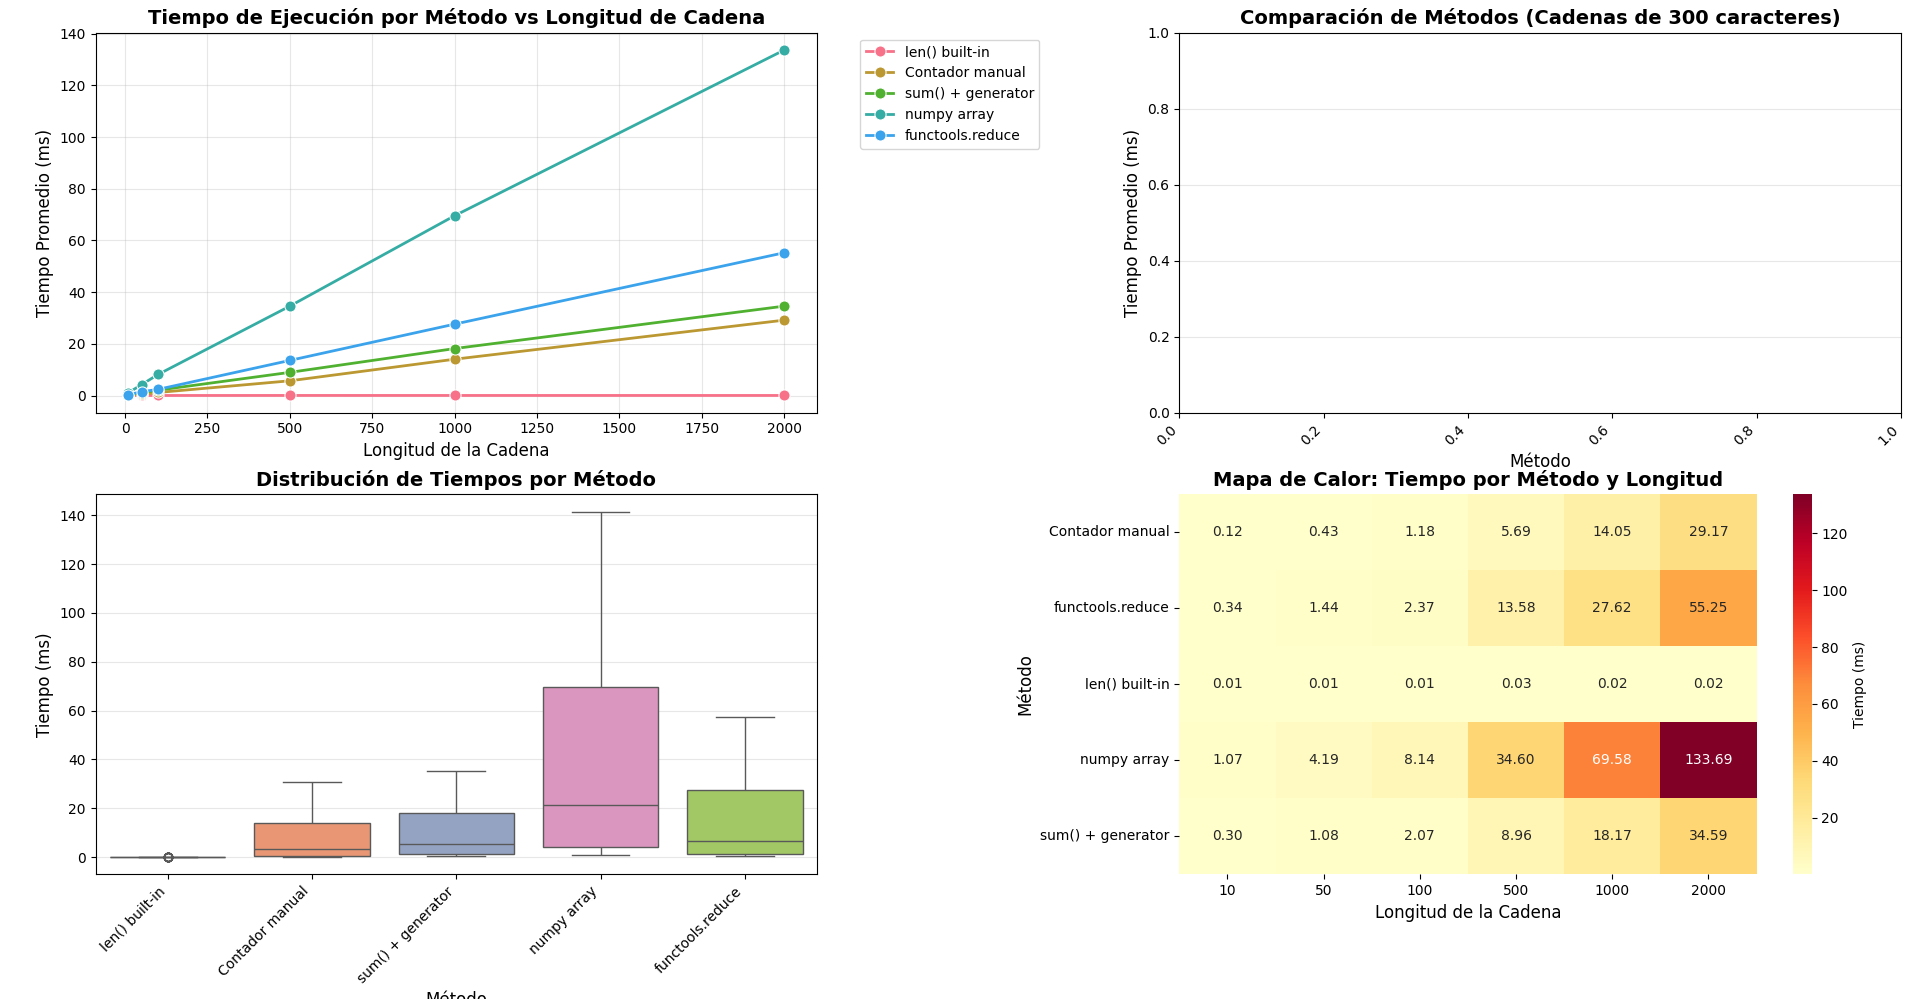

Here is the Python script that generated this plot:
import time
import timeit
import numpy as np
import pandas as pd
import seaborn as sns
import matplotlib.pyplot as plt
from collections import defaultdict
import string
import random

# Configurar estilo para los gráficos
plt.style.use('default')
sns.set_palette("husl")

def generar_cadenas_aleatorias(longitudes, num_cadenas=1000):
    """
    Genera cadenas aleatorias de diferentes longitudes
    
    Args:
        longitudes: Lista de longitudes de cadenas a generar
        num_cadenas: Número de cadenas por longitud
    
    Returns:
        Dict con cadenas organizadas por longitud
    """
    cadenas_por_longitud = {}
    caracteres = string.ascii_letters + string.digits + " "
    
    for longitud in longitudes:
        cadenas = []
        for _ in range(num_cadenas):
            cadena = ''.join(random.choice(caracteres) for _ in range(longitud))
            cadenas.append(cadena)
        cadenas_por_longitud[longitud] = cadenas
    
    return cadenas_por_longitud

# Diferentes métodos para calcular la longitud de cadenas
def metodo_len_builtin(cadenas):
    """Método usando len() built-in"""
    return [len(cadena) for cadena in cadenas]

def metodo_contador_manual(cadenas):
    """Método contando caracteres manualmente"""
    resultados = []
    for cadena in cadenas:
        contador = 0
        for _ in cadena:
            contador += 1
        resultados.append(contador)
    return resultados

def metodo_sum_generator(cadenas):
    """Método usando sum() con generator expression"""
    return [sum(1 for _ in cadena) for cadena in cadenas]

def metodo_numpy(cadenas):
    """Método usando numpy (convertir a array y usar size)"""
    return [len(np.array(list(cadena))) for cadena in cadenas]

def metodo_reduce(cadenas):
    """Método usando functools.reduce"""
    from functools import reduce
    return [reduce(lambda x, y: x + 1, cadena, 0) for cadena in cadenas]

def medir_tiempo_ejecucion(metodos, cadenas_por_longitud, repeticiones=5):
    """
    Mide el tiempo de ejecución de diferentes métodos
    
    Args:
        metodos: Dict con nombre y función de cada método
        cadenas_por_longitud: Dict con cadenas organizadas por longitud
        repeticiones: Número de repeticiones para cada medición
    
    Returns:
        DataFrame con los resultados
    """
    resultados = []
    
    for longitud, cadenas in cadenas_por_longitud.items():
        print(f"Midiendo tiempos para cadenas de longitud {longitud}...")
        
        for nombre_metodo, funcion_metodo in metodos.items():
            tiempos = []
            
            for _ in range(repeticiones):
                # Usar timeit para medición más precisa
                tiempo = timeit.timeit(
                    lambda: funcion_metodo(cadenas), 
                    number=1
                )
                tiempos.append(tiempo)
            
            tiempo_promedio = np.mean(tiempos)
            tiempo_std = np.std(tiempos)
            
            resultados.append({
                'Longitud_Cadena': longitud,
                'Metodo': nombre_metodo,
                'Tiempo_Promedio_ms': tiempo_promedio * 1000,  # Convertir a ms
                'Tiempo_Std_ms': tiempo_std * 1000,
                'Tiempo_Min_ms': np.min(tiempos) * 1000,
                'Tiempo_Max_ms': np.max(tiempos) * 1000
            })
    
    return pd.DataFrame(resultados)

def crear_graficos(df_resultados):
    """
    Crea gráficos de comparación usando seaborn
    """
    # Configurar el tamaño de la figura
    plt.figure(figsize=(15, 12))
    
    # Gráfico 1: Tiempo promedio por método y longitud
    plt.subplot(2, 2, 1)
    sns.lineplot(data=df_resultados, x='Longitud_Cadena', y='Tiempo_Promedio_ms', 
                hue='Metodo', marker='o', linewidth=2, markersize=8)
    plt.title('Tiempo de Ejecución por Método vs Longitud de Cadena', fontsize=14, fontweight='bold')
    plt.xlabel('Longitud de la Cadena', fontsize=12)
    plt.ylabel('Tiempo Promedio (ms)', fontsize=12)
    plt.legend(bbox_to_anchor=(1.05, 1), loc='upper left')
    plt.grid(True, alpha=0.3)
    
    # Gráfico 2: Comparación con barras para una longitud específica
    plt.subplot(2, 2, 2)
    longitud_media = df_resultados['Longitud_Cadena'].median()
    df_subset = df_resultados[df_resultados['Longitud_Cadena'] == longitud_media]
    
    sns.barplot(data=df_subset, x='Metodo', y='Tiempo_Promedio_ms', 
               palette='viridis', errorbar=('sd'))
    plt.title(f'Comparación de Métodos (Cadenas de {int(longitud_media)} caracteres)', 
              fontsize=14, fontweight='bold')
    plt.xlabel('Método', fontsize=12)
    plt.ylabel('Tiempo Promedio (ms)', fontsize=12)
    plt.xticks(rotation=45, ha='right')
    plt.grid(True, alpha=0.3, axis='y')
    
    # Gráfico 3: Boxplot para mostrar variabilidad
    plt.subplot(2, 2, 3)
    # Crear datos expandidos para boxplot
    datos_expandidos = []
    for _, row in df_resultados.iterrows():
        # Simular distribución normal basada en promedio y std
        valores = np.random.normal(row['Tiempo_Promedio_ms'], row['Tiempo_Std_ms'], 100)
        for valor in valores:
            datos_expandidos.append({
                'Metodo': row['Metodo'],
                'Tiempo_ms': max(0, valor)  # Evitar valores negativos
            })
    
    df_expandido = pd.DataFrame(datos_expandidos)
    sns.boxplot(data=df_expandido, x='Metodo', y='Tiempo_ms', palette='Set2')
    plt.title('Distribución de Tiempos por Método', fontsize=14, fontweight='bold')
    plt.xlabel('Método', fontsize=12)
    plt.ylabel('Tiempo (ms)', fontsize=12)
    plt.xticks(rotation=45, ha='right')
    plt.grid(True, alpha=0.3, axis='y')
    
    # Gráfico 4: Heatmap de rendimiento
    plt.subplot(2, 2, 4)
    df_pivot = df_resultados.pivot(index='Metodo', columns='Longitud_Cadena', 
                                  values='Tiempo_Promedio_ms')
    sns.heatmap(df_pivot, annot=True, cmap='YlOrRd', fmt='.2f', cbar_kws={'label': 'Tiempo (ms)'})
    plt.title('Mapa de Calor: Tiempo por Método y Longitud', fontsize=14, fontweight='bold')
    plt.xlabel('Longitud de la Cadena', fontsize=12)
    plt.ylabel('Método', fontsize=12)
    
    plt.tight_layout()
    plt.show()
    
    # Gráfico adicional: Escalabilidad
    plt.figure(figsize=(12, 6))
    
    plt.subplot(1, 2, 1)
    sns.scatterplot(data=df_resultados, x='Longitud_Cadena', y='Tiempo_Promedio_ms', 
                   hue='Metodo', s=100, alpha=0.7)
    plt.title('Escalabilidad de los Métodos', fontsize=14, fontweight='bold')
    plt.xlabel('Longitud de la Cadena', fontsize=12)
    plt.ylabel('Tiempo Promedio (ms)', fontsize=12)
    plt.legend(bbox_to_anchor=(1.05, 1), loc='upper left')
    plt.grid(True, alpha=0.3)
    
    # Eficiencia relativa (comparado con len())
    plt.subplot(1, 2, 2)
    df_len = df_resultados[df_resultados['Metodo'] == 'len() built-in']
    df_ratio = df_resultados.copy()
    
    for longitud in df_resultados['Longitud_Cadena'].unique():
        tiempo_len = df_len[df_len['Longitud_Cadena'] == longitud]['Tiempo_Promedio_ms'].iloc[0]
        mask = df_ratio['Longitud_Cadena'] == longitud
        df_ratio.loc[mask, 'Ratio_vs_len'] = df_ratio.loc[mask, 'Tiempo_Promedio_ms'] / tiempo_len
    
    sns.lineplot(data=df_ratio, x='Longitud_Cadena', y='Ratio_vs_len', 
                hue='Metodo', marker='o', linewidth=2)
    plt.axhline(y=1, color='red', linestyle='--', alpha=0.7, label='Referencia len()')
    plt.title('Eficiencia Relativa vs len()', fontsize=14, fontweight='bold')
    plt.xlabel('Longitud de la Cadena', fontsize=12)
    plt.ylabel('Ratio de Tiempo (vs len())', fontsize=12)
    plt.legend(bbox_to_anchor=(1.05, 1), loc='upper left')
    plt.grid(True, alpha=0.3)
    
    plt.tight_layout()
    plt.show()

def main():
    """Función principal que ejecuta toda la comparación"""
    print("🔍 Iniciando comparación de métodos para calcular longitud de cadenas...")
    
    # Definir los métodos a comparar
    metodos = {
        'len() built-in': metodo_len_builtin,
        'Contador manual': metodo_contador_manual,
        'sum() + generator': metodo_sum_generator,
        'numpy array': metodo_numpy,
        'functools.reduce': metodo_reduce
    }
    
    # Definir diferentes longitudes de cadenas para probar
    longitudes = [10, 50, 100, 500, 1000, 2000]
    
    print("📝 Generando cadenas de prueba...")
    cadenas_por_longitud = generar_cadenas_aleatorias(longitudes, num_cadenas=500)
    
    print("⏱️ Midiendo tiempos de ejecución...")
    df_resultados = medir_tiempo_ejecucion(metodos, cadenas_por_longitud, repeticiones=3)
    
    print("\n📊 Resultados de la comparación:")
    print(df_resultados.groupby('Metodo')['Tiempo_Promedio_ms'].agg(['mean', 'min', 'max']).round(4))
    
    print("\n🏆 Método más rápido por longitud de cadena:")
    for longitud in longitudes:
        subset = df_resultados[df_resultados['Longitud_Cadena'] == longitud]
        mas_rapido = subset.loc[subset['Tiempo_Promedio_ms'].idxmin()]
        print(f"  Longitud {longitud}: {mas_rapido['Metodo']} "
              f"({mas_rapido['Tiempo_Promedio_ms']:.4f} ms)")
    
    print("\n📈 Generando gráficos...")
    crear_graficos(df_resultados)
    
    print("\n✅ Análisis completado!")
    
    return df_resultados

if __name__ == "__main__":
    # Fijar semilla para reproducibilidad
    random.seed(42)
    np.random.seed(42)
    
    # Ejecutar el análisis completo
    resultados = main()
